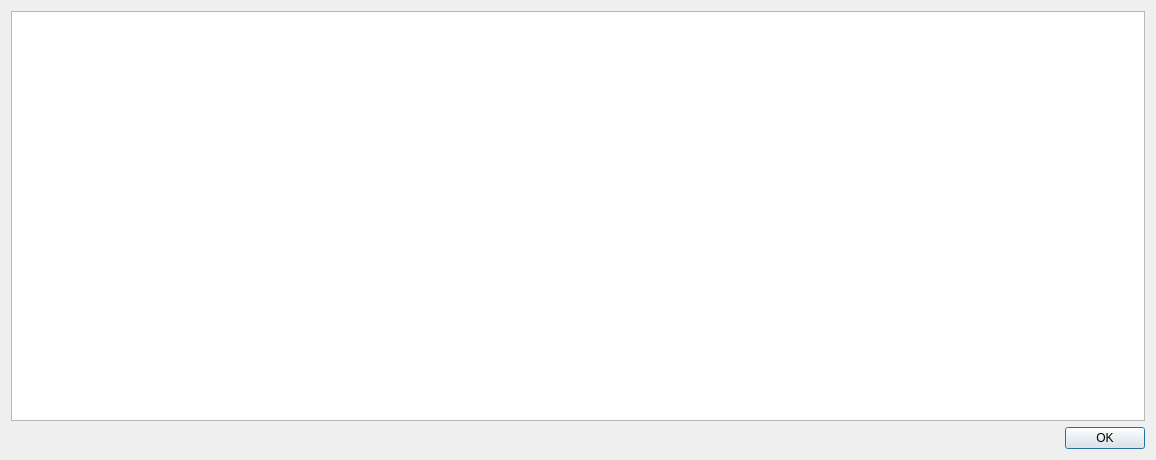
<?xml version="1.0" encoding="UTF-8"?>
<ui version="4.0">
 <class>ClangErrorMessage</class>
 <widget class="QDialog" name="ClangErrorMessage">
  <property name="geometry">
   <rect>
    <x>0</x>
    <y>0</y>
    <width>1156</width>
    <height>460</height>
   </rect>
  </property>
  <property name="windowTitle">
   <string>Dialog</string>
  </property>
  <layout class="QGridLayout" name="gridLayout">
   <item row="0" column="0">
    <widget class="QPlainTextEdit" name="plainTextEdit">
     <property name="font">
      <font>
       <family>Courier New</family>
      </font>
     </property>
     <property name="lineWrapMode">
      <enum>QPlainTextEdit::NoWrap</enum>
     </property>
    </widget>
   </item>
   <item row="2" column="0">
    <layout class="QHBoxLayout" name="horizontalLayout">
     <item>
      <spacer name="horizontalSpacer">
       <property name="orientation">
        <enum>Qt::Horizontal</enum>
       </property>
       <property name="sizeHint" stdset="0">
        <size>
         <width>40</width>
         <height>20</height>
        </size>
       </property>
      </spacer>
     </item>
     <item>
      <widget class="QPushButton" name="pushButton">
       <property name="text">
        <string>OK</string>
       </property>
      </widget>
     </item>
    </layout>
   </item>
  </layout>
 </widget>
 <resources/>
 <connections>
  <connection>
   <sender>pushButton</sender>
   <signal>clicked()</signal>
   <receiver>ClangErrorMessage</receiver>
   <slot>accept()</slot>
   <hints>
    <hint type="sourcelabel">
     <x>521</x>
     <y>396</y>
    </hint>
    <hint type="destinationlabel">
     <x>284</x>
     <y>208</y>
    </hint>
   </hints>
  </connection>
 </connections>
</ui>
